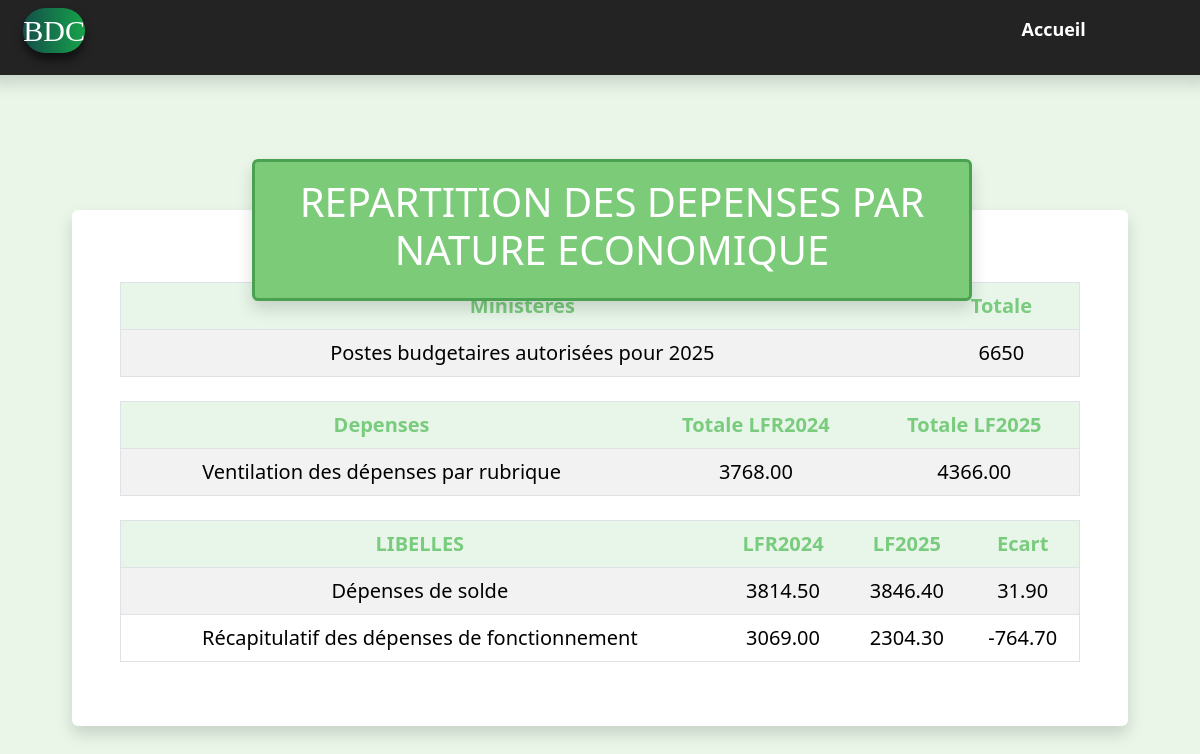
The app's page /pages/depense_rubrique.php with its own data.
### tables this page shows
create table depenses1(
    id_depenses1 INT PRIMARY KEY AUTO_INCREMENT,
    Titre VARCHAR(100),
    Totale_2024 DECIMAL(10,2),
    Totale_2025 DECIMAL(10,2)
);

create table tableau8(
    id_tab8 INT PRIMARY KEY AUTO_INCREMENT,
    Nom VARCHAR(100),
    avant DECIMAL(10,2),
    apres DECIMAL(10,2),
    Ecart DECIMAL(10,2)
);

create table depenses_tab9(
    id_depenses_tab9 INT PRIMARY KEY AUTO_INCREMENT,
    Titre VARCHAR(100),
    Totale_2024 DECIMAL(10,2),
    Totale_2025 DECIMAL(10,2),
    Ecart DECIMAL(10,2)
);

### inc/connecxon.php (called while the page is built, shortened)
<?php
function dbconnect()
{
    static $connect = null;
    if ($connect === null) {
        $connect = mysqli_connect('localhost','root','','BDC');
        mysqli_set_charset($connect, 'utf8mb4');
    }
    return $connect;
}
?>

### inc/fonction.php (called while the page is built, shortened)
<?php
    include('connecxon.php');
    function table_depenses1()
    {
        $sql ="SELECT * FROM depenses1";
        $requet = mysqli_query(dbconnect(),$sql);
        $result = array();
        while($depenses = mysqli_fetch_assoc($requet))
        {
            $result[] = $depenses;
        }
        return $result;
    }
    function table_tab8()
    {
        $sql ="SELECT * FROM tableau8 where id_tab8 = 1";
        $requet = mysqli_query(dbconnect(),$sql);
        $result = mysqli_fetch_assoc($requet);
        return $result;
    }
    function totale_tab8b()
    {
        $sql ="SELECT * FROM tableau8b";
        $requet = mysqli_query(dbconnect(),$sql);
        $result = 0;
        while($totale = mysqli_fetch_assoc($requet))
        {
            $result = $result + $totale['prix'];
        }
        return $result;
    }
    function totale_tab9()
    {
        $sql ="SELECT * FROM depenses_tab9";
        $requet = mysqli_query(dbconnect(),$sql);
        $result = mysqli_fetch_assoc($requet);
        return $result;
    }
?>

### pages/depense_rubrique.php (the view, shortened to what this page needs)
<?php
    include('../inc/fonction.php');
    $depenses1 = table_depenses1();
    $taille = 0;
    while (isset($depenses1[$taille]))
    {
        $taille++;
    }
    $totale_tab8b = totale_tab8b();
    $table_tab8 = table_tab8();
    $totale_tab9 = totale_tab9();
?>
<!DOCTYPE html>
<html lang="en">
<head>
    <link href="../assets/bootstrap/css/bootstrap.min.css" rel="stylesheet">
    <link rel="stylesheet" href="../assets/css/style.css">
</head>
<body>
    <?php include('header1.php') ?>
    <main class="m-4 p-4">
        <div class="p-4">
            <div class="titre_recette shadow rounded">
                <h1 class="text-center p-3 text-white">REPARTITION DES DEPENSES PAR NATURE ECONOMIQUE</h1>
            </div>
            <div class="container contait_table_recette p-5 rounded shadow mb-4" style="font-size:20px;">
                <table class="table table-striped table-hover text-center rounded border mt-4">
                    <thead>
                        <tr class="fw-bold">
                            <td style="background-color: #e8f6e9ff; color: #79cb7dff">Ministeres</td>
                            <td style="background-color: #e8f6e9ff; color: #79cb7dff">Totale</td>
                        </tr>
                    </thead>
                    <tbody>
                        <tr>
                            <td><a href="ministeres.php">Postes budgetaires autorisées pour 2025</a></td>
                            <td><?php echo $totale_tab8b?></td>
                        </tr>
                    </tbody>
                </table>
                <table  class="table table-striped table-hover text-center rounded border mt-4">
                    <thead>
                        <tr class="fw-bold">
                            <td style="background-color: #e8f6e9ff; color: #79cb7dff">Depenses</td>
                            <td style="background-color: #e8f6e9ff; color: #79cb7dff">Totale LFR2024</td>
                            <td style="background-color: #e8f6e9ff; color: #79cb7dff">Totale LF2025</td>
                        </tr>
                    </thead>
                    <tbody>
                        <?php for($i = 0; $i < $taille; $i++) { ?>
                            <tr>
                                <td><a href="depense_rubrique_detaille.php"><?php echo $depenses1[$i]['Titre']?></a></td>
                                <td><?php echo $depenses1[$i]['Totale_2024']?></td>
                                <td><?php echo $depenses1[$i]['Totale_2025']?></td>
                            </tr>
                        <?php } ?>
                    </tbody>
                </table>
                <table class="table table-striped table-hover text-center rounded border mt-4">
                    <thead>
                        <tr class="fw-bold">
                            <td style="background-color: #e8f6e9ff; color: #79cb7dff">LIBELLES</td>
                            <td style="background-color: #e8f6e9ff; color: #79cb7dff">LFR2024</td>
                            <td style="background-color: #e8f6e9ff; color: #79cb7dff">LF2025</td>
                            <td style="background-color: #e8f6e9ff; color: #79cb7dff">Ecart</td>
                        </tr>
                    </thead>
                    <tbody>
                        <tr>
                            <td><a href="depenses_solde.php"><?php echo $table_tab8['Nom']?></a></td>
                            <td><?php echo $table_tab8['avant']?></td>
                            <td><?php echo $table_tab8['apres']?></td>
                            <td><?php echo $table_tab8['Ecart']?></td>
                        </tr>
                        <tr>
                            <td><a href="recap_depenses.php"><?php echo $totale_tab9['Titre']?></a></td>
                            <td><?php echo $totale_tab9['Totale_2024']?></td>
                            <td><?php echo $totale_tab9['Totale_2025']?></td>
                            <td><?php echo $totale_tab9['Ecart']?></td>
                        </tr>
                    </tbody>
                </table>
            </div>
        </div>
    </main>
</body>
</html>

### assets/css/style.css (style rules this page uses)
body { background-color: #e9f6e8; }
a { text-decoration: none; color: black; }
.titre_recette { margin-top: 1%; position: absolute; width: 60%; margin-left: 15%; background-color: #7ccb79; border: 3px solid #4aa150; }
.contait_table_recette { margin-top: 6%; background-color: white; }

### records on screen
depenses1: Titre "Ventilation des dépenses par rubrique", Totale_2024 "3768.00", Totale_2025 "4366.00"
tableau8: Nom "Dépenses de solde", avant "3814.50", apres "3846.40", Ecart "31.90"
depenses_tab9: Titre "Récapitulatif des dépenses de fonctionnement", Totale_2024 "3069.00", Totale_2025 "2304.30", Ecart "-764.70"

### other values on screen
$totale_tab8b "6650"
